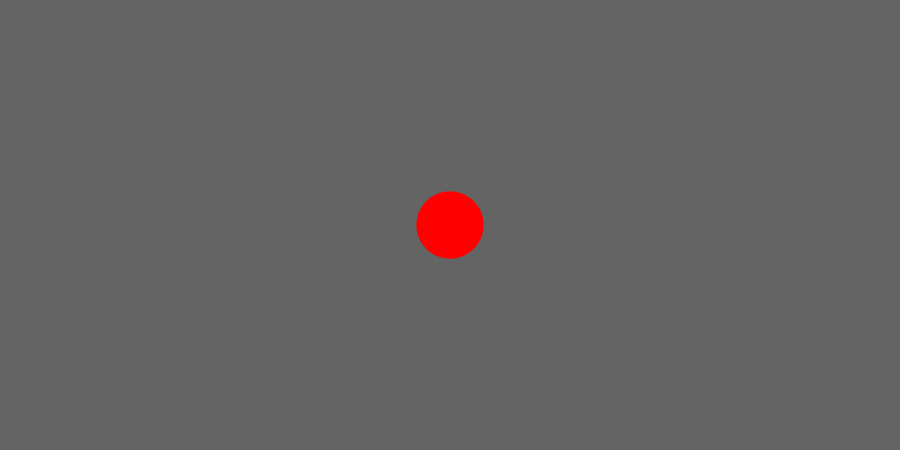
Frame 1 (no input)
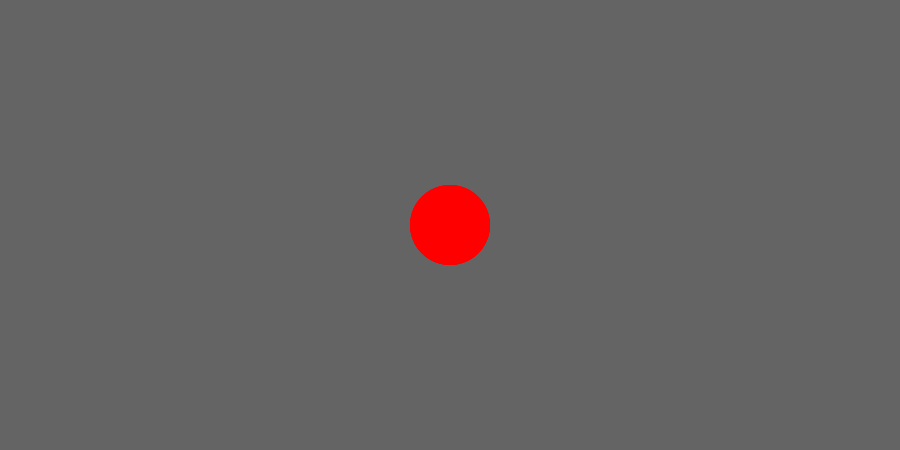
Frame 60 (the mouse pressed at the canvas centre just before this capture)
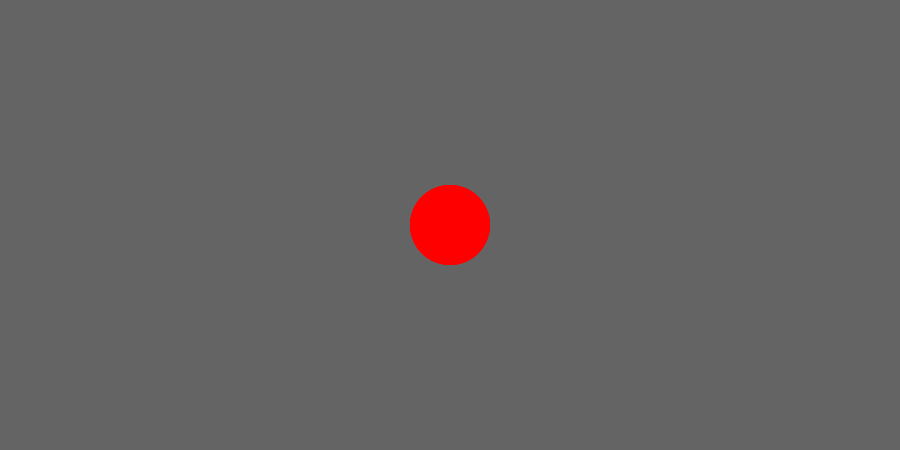
Frame 120 (the mouse held since frame 60 and released just before this capture)

The Processing sketch that drew these frames (run headless with seeded random() and noise(); from frame 60 on, the mouse is pressed at the canvas centre):

// Processing sketch: processing_45040
// ── processing_45040.pde

int counter;

void setup() {  //setup function called initially, only once
  size(900, 450);
  background(100);  //set background white
  colorMode(HSB);   //set colors to Hue, Saturation, Brightness mode
  counter = 0;
}

void draw() {  //draw function loops 
  counter++;
  noStroke();
  fill(random(2000),500,255,600);
  
  if(mousePressed == true) { //add some interaction
    ellipse(mouseX, mouseY, 20, 20);
  }
  else {
    ellipse(width/2, height/2, 80*sin(counter), 80*sin(counter));
  }
}

                
                
